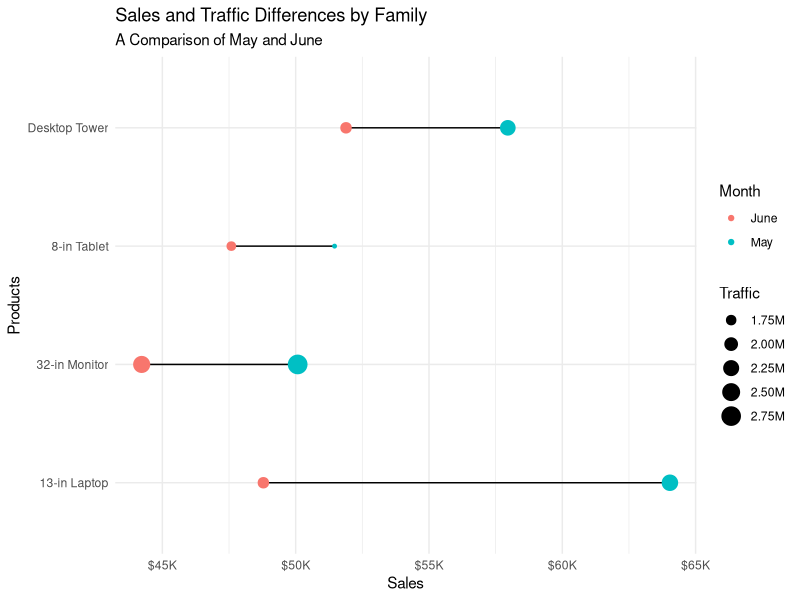

Recreate this plot in R.
##################################
# Cleveland Dot Plots w/ ggplot2 #
# Adam Bushman                   #
##################################

library('ggplot2')
library('scales')
library('dplyr')

data <- data.frame(
  products = rep(c('13-in Laptop', '8-in Tablet', 'Desktop Tower', '32-in Monitor'), 2),
  month = c(rep('May', 4), rep('June', 4)),
  traffic = round(rnorm(8, 2000000, 300000), 0),
  sales = round(rnorm(8, 50000, 7500), 2)
)

ggplot(data, aes(sales, products)) +
  geom_line(aes(group = products)) +
  geom_point(aes(color = month, size = traffic)) +
  ggtitle("Sales and Traffic Differences by Family", "A Comparison of May and June") +
  labs(size = "Traffic", colour = "Month") +
  scale_size_continuous(labels = label_number(suffix = "M", scale = 1e-6)) +
  scale_x_continuous(labels = label_number(prefix = "$", suffix = "K", scale = 1e-3)) +
  ylab("Products") +
  xlab("Sales") +
  theme_minimal()
